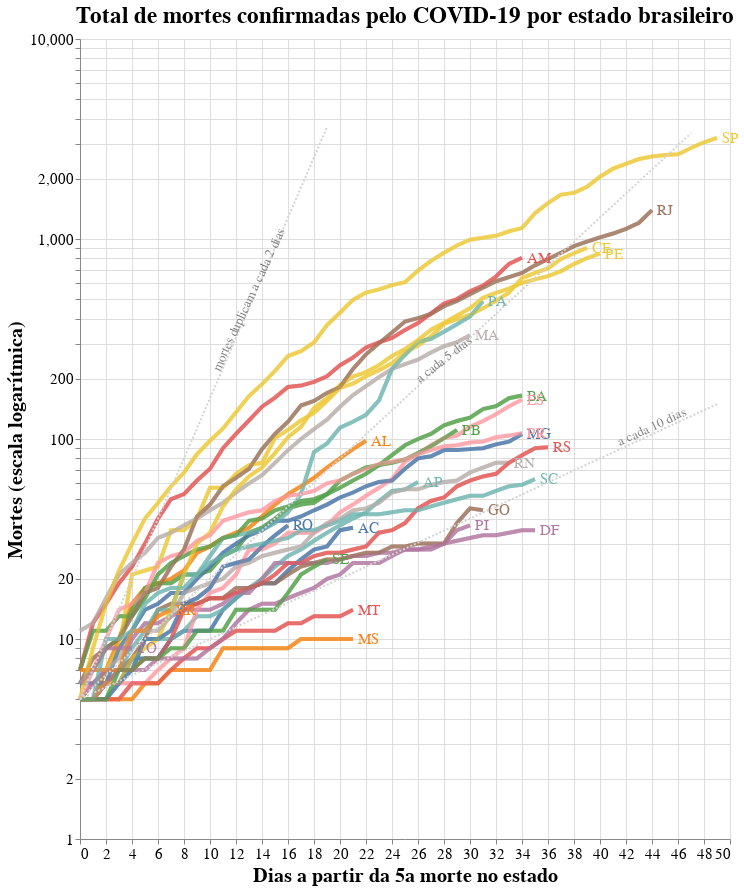

Notebook code cell kept with this figure:
### Code cell
import altair as alt

# Selection tool
selection = alt.selection_single(fields=['state'])
# Color change when clicked
color = alt.condition(selection,
                    alt.Color('state:N'),
                    alt.value('lightgray'))


# Base altair plot 
base = alt.Chart(deaths_long, title="Total de mortes confirmadas pelo COVID-19 por estado brasileiro").mark_line(strokeWidth=4, opacity=0.7).encode(
    x=alt.X('Day'),
    y=alt.Y('Deaths', scale=alt.Scale(type='log')),
    color=alt.Color('state', legend=None),
)

# Chart
chart = base.encode(
  color=alt.condition(selection, 'state:N', alt.value('lightgray')),
  tooltip=[alt.Tooltip('state:N', title = 'Estado'), alt.Tooltip('yearmonthdate(Date):N', title = 'Data', format = '%d/%m/%Y'), alt.Tooltip('Deaths:N', title = 'Mortes')]
).add_selection(
  selection
)

# Overlay
overlay = base.encode(
  color='state',
  opacity=alt.value(0.5),
).transform_filter(
  selection
)

# Text labels
text = base.mark_text(
    align='left',
    dx=5,
    size=15
).encode(
    x=alt.X('Day', aggregate='max',  axis=alt.Axis(title='Dias a partir da 5a morte no estado')),
    y=alt.Y('Deaths', aggregate={'argmax': 'Day'}, axis=alt.Axis(title='Mortes (escala logarítmica)')),
    text='state'
).transform_filter(
    selection
)

# Add doubling line

## Death doubles every 2 days
j = 0
for i in range(0,deaths_long.Day.max()):
    if 5*pow(2,(i/2)) < deaths_long.Deaths.max():
      j = i+2

source2 = alt.sequence(start=0, stop=j, step=1, as_='x')

double2 = alt.Chart(source2).mark_line(strokeDash=[2,2]).transform_calculate(
    double2='5*pow(2,(datum.x/2))'
).transform_fold(
    ['double2']
).encode(
    x='x:Q',
    y='value:Q',
    color=alt.value('lightgray')
)

text2 = alt.Chart({'values':[{'x': 13, 'y': 500}]}).mark_text(
    text='mortes duplicam a cada 2 dias', angle=295,
    size=13,
    color = 'gray'
).encode(
    x='x:Q', y='y:Q'
)

## Death doubles every 5 days
j = 0
for i in range(0,deaths_long.Day.max()):
    if 5*pow(2,(i/5)) < deaths_long.Deaths.max():
      j = i+2

source5 = alt.sequence(start=0, stop=j, step=1, as_='x')

double5 = alt.Chart(source5).mark_line(strokeDash=[2,2]).transform_calculate(
    double5='5*pow(2,(datum.x/5))'
).transform_fold(
    ['double5']
).encode(
    x='x:Q',
    y='value:Q',
    color=alt.value('lightgray')
)

text5 = alt.Chart({'values':[{'x': 28, 'y': 250}]}).mark_text(
    text='a cada 5 dias', angle=323,
    size=13,
    color = 'gray'
).encode(
    x='x:Q', y='y:Q'
)

## Death doubles every 10 days
j = 0
for i in range(0,deaths_long.Day.max()):
    if 5*pow(2,(i/10)) < deaths_long.Deaths.max():
      j = i+2

source10 = alt.sequence(start=0, stop=j, step=1, as_='x')

double10 = alt.Chart(source10).mark_line(strokeDash=[2,2]).transform_calculate(
    double10='5*pow(2,(datum.x/10))'
).transform_fold(
    ['double10']
).encode(
    x='x:Q',
    y='value:Q',
    color=alt.value('lightgray')
)

text10 = alt.Chart({'values':[{'x': 44, 'y': 115}]}).mark_text(
    text='a cada 10 dias', angle=335,
    size=13,
    color = 'gray'
).encode(
    x='x:Q', y='y:Q'
)

# Sum it all up
alt.layer(chart, overlay, text, double2, double5, double10, text2, text5, text10).configure_axis(
    labelFontSize=15,
    titleFontSize=20
).configure_title(
    fontSize=23
).properties(
    width=650,
    height=800
)


# Sum em up!
#chart + overlay + text

### Figure 1 — Vega-Lite specification as saved in the notebook (floating-point values rounded to 4 significant figures; data arrays with more than 128 entries replaced by an {"elided": "..."} marker saying what was removed)
{"config": {"view": {"continuousWidth": 400, "continuousHeight": 300}, "axis": {"labelFontSize": 15, "titleFontSize": 20}, "title": {"fontSize": 23}}, "layer": [{"data": {"name": "data-4d6332b10468e858d9d21818fb02f6a0"}, "mark": {"type": "line", "opacity": 0.7, "strokeWidth": 4}, "encoding": {"color": {"condition": {"type": "nominal", "field": "state", "selection": "selector006"}, "value": "lightgray"}, "tooltip": [{"type": "nominal", "field": "state", "title": "Estado"}, {"type": "nominal", "field": "Date", "format": "%d/%m/%Y", "timeUnit": "yearmonthdate", "title": "Data"}, {"type": "nominal", "field": "Deaths", "title": "Mortes"}], "x": {"type": "quantitative", "field": "Day"}, "y": {"type": "quantitative", "field": "Deaths", "scale": {"type": "log"}}}, "selection": {"selector006": {"type": "single", "fields": ["state"]}}, "title": "Total de mortes confirmadas pelo COVID-19 por estado brasileiro"}, {"data": {"name": "data-4d6332b10468e858d9d21818fb02f6a0"}, "mark": {"type": "line", "opacity": 0.7, "strokeWidth": 4}, "encoding": {"color": {"type": "nominal", "field": "state"}, "opacity": {"value": 0.5}, "x": {"type": "quantitative", "field": "Day"}, "y": {"type": "quantitative", "field": "Deaths", "scale": {"type": "log"}}}, "title": "Total de mortes confirmadas pelo COVID-19 por estado brasileiro", "transform": [{"filter": {"selection": "selector006"}}]}, {"data": {"name": "data-4d6332b10468e858d9d21818fb02f6a0"}, "mark": {"type": "text", "align": "left", "dx": 5, "size": 15}, "encoding": {"color": {"type": "nominal", "field": "state", "legend": null}, "text": {"type": "nominal", "field": "state"}, "x": {"type": "quantitative", "aggregate": "max", "axis": {"title": "Dias a partir da 5a morte no estado"}, "field": "Day"}, "y": {"type": "quantitative", "aggregate": {"argmax": "Day"}, "axis": {"title": "Mortes (escala logarítmica)"}, "field": "Deaths"}}, "title": "Total de mortes confirmadas pelo COVID-19 por estado brasileiro", "transform": [{"filter": {"selection": "selector006"}}]}, {"data": {"sequence": {"start": 0, "stop": 20, "step": 1, "as": "x"}}, "mark": {"type": "line", "strokeDash": [2, 2]}, "encoding": {"color": {"value": "lightgray"}, "x": {"type": "quantitative", "field": "x"}, "y": {"type": "quantitative", "field": "value"}}, "transform": [{"calculate": "5*pow(2,(datum.x/2))", "as": "double2"}, {"fold": ["double2"]}]}, {"data": {"sequence": {"start": 0, "stop": 48, "step": 1, "as": "x"}}, "mark": {"type": "line", "strokeDash": [2, 2]}, "encoding": {"color": {"value": "lightgray"}, "x": {"type": "quantitative", "field": "x"}, "y": {"type": "quantitative", "field": "value"}}, "transform": [{"calculate": "5*pow(2,(datum.x/5))", "as": "double5"}, {"fold": ["double5"]}]}, {"data": {"sequence": {"start": 0, "stop": 50, "step": 1, "as": "x"}}, "mark": {"type": "line", "strokeDash": [2, 2]}, "encoding": {"color": {"value": "lightgray"}, "x": {"type": "quantitative", "field": "x"}, "y": {"type": "quantitative", "field": "value"}}, "transform": [{"calculate": "5*pow(2,(datum.x/10))", "as": "double10"}, {"fold": ["double10"]}]}, {"data": {"name": "data-bf3a284e2fbb064d7dde36f27f5d5a49"}, "mark": {"type": "text", "angle": 295, "color": "gray", "size": 13, "text": "mortes duplicam a cada 2 dias"}, "encoding": {"x": {"type": "quantitative", "field": "x"}, "y": {"type": "quantitative", "field": "y"}}}, {"data": {"name": "data-91a6abd35c00440d3f0d2923267a6aad"}, "mark": {"type": "text", "angle": 323, "color": "gray", "size": 13, "text": "a cada 5 dias"}, "encoding": {"x": {"type": "quantitative", "field": "x"}, "y": {"type": "quantitative", "field": "y"}}}, {"data": {"name": "data-95c0240dc994b9f2ae808cb884cedf18"}, "mark": {"type": "text", "angle": 335, "color": "gray", "size": 13, "text": "a cada 10 dias"}, "encoding": {"x": {"type": "quantitative", "field": "x"}, "y": {"type": "quantitative", "field": "y"}}}], "height": 800, "width": 650, "$schema": "https://vega.github.io/schema/vega-lite/v4.8.1.json", "datasets": {"data-4d6332b10468e858d9d21818fb02f6a0": {"elided": "816 records"}, "data-bf3a284e2fbb064d7dde36f27f5d5a49": [{"x": 13, "y": 500}], "data-91a6abd35c00440d3f0d2923267a6aad": [{"x": 28, "y": 250}], "data-95c0240dc994b9f2ae808cb884cedf18": [{"x": 44, "y": 115}]}}
